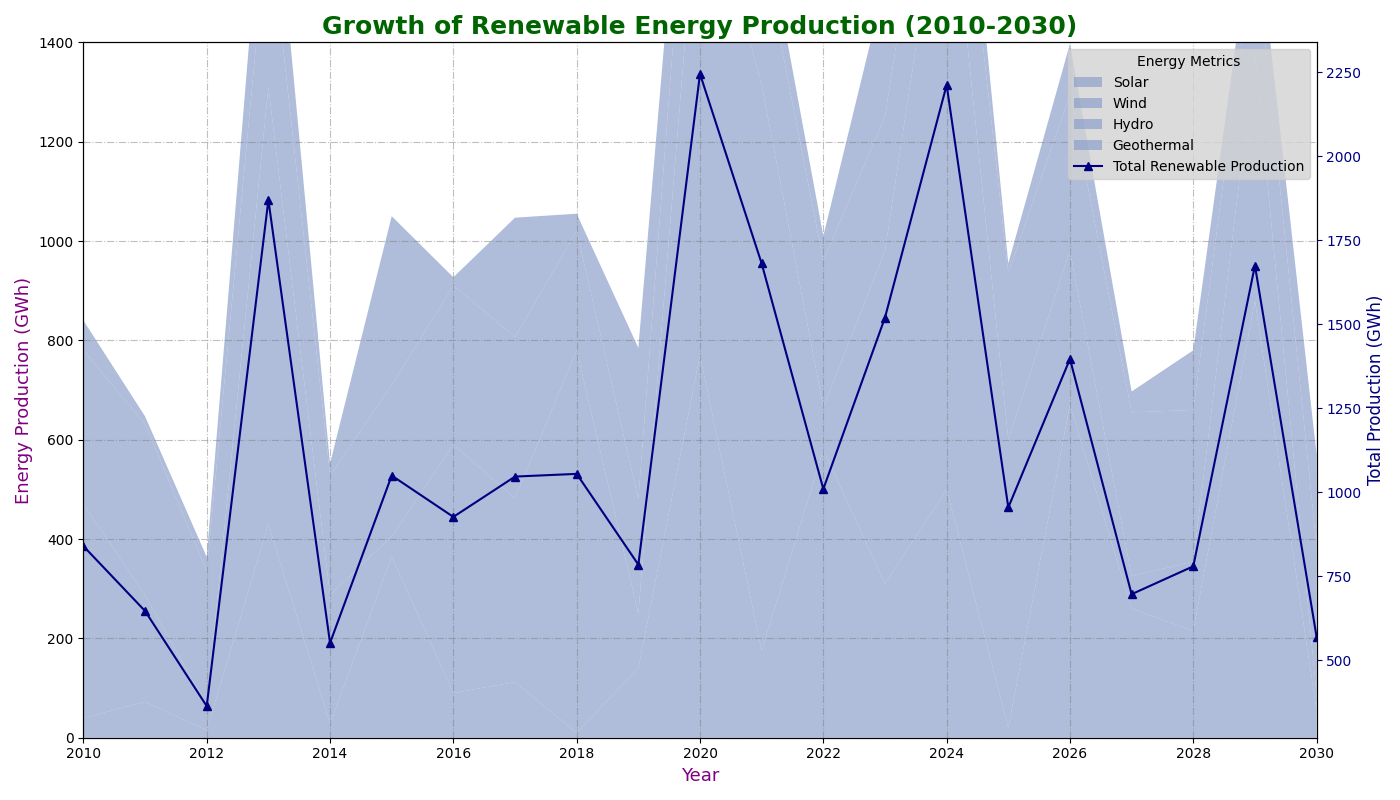

Python code for this plot:
import matplotlib.pyplot as plt
import numpy as np

years = np.arange(2010, 2031)

# Shuffling the energy data manually to introduce randomness
solar_energy = [40, 72, 15, 430, 28, 365, 90, 112, 10, 140, 770, 175, 580, 310, 500, 20, 670, 260, 215, 880, 55]
wind_energy = [430, 215, 50, 880, 260, 40, 500, 370, 770, 110, 1000, 1140, 85, 670, 1300, 580, 310, 65, 140, 500, 30]
hydro_energy = [310, 345, 270, 350, 240, 305, 320, 325, 240, 230, 335, 280, 295, 270, 250, 335, 315, 330, 305, 223, 300]
geothermal_energy = [60, 15, 29, 210, 24, 340, 17, 240, 35, 305, 140, 86, 50, 270, 162, 20, 102, 42, 120, 72, 185]

data = np.array([solar_energy, wind_energy, hydro_energy, geothermal_energy])

fig, ax = plt.subplots(figsize=(14, 8))
ax.stackplot(years, data, labels=['Solar', 'Wind', 'Hydro', 'Geothermal'],
             colors=['#8da0cb']*4, alpha=0.7)

ax.set_title('Growth of Renewable Energy Production (2010-2030)', fontsize=18, fontweight='bold', color='darkgreen')
ax.set_xlabel('Year', fontsize=13, color='purple')
ax.set_ylabel('Energy Production (GWh)', fontsize=13, color='purple')

ax.legend(title='Energy Source', loc='lower right', fontsize=11, facecolor='lightgray')

ax.set_xticks(np.arange(2010, 2031, 2))
ax.set_yticks(np.arange(0, 1401, 200))
ax.set_xlim(2010, 2030)
ax.set_ylim(0, 1400)

ax.grid(True, linestyle='-.', alpha=0.5, linewidth=0.8, color='grey')

total_production = np.sum(data, axis=0)
ax2 = ax.twinx()
ax2.plot(years, total_production, marker='^', linestyle='-', color='navy', label='Total Renewable Production')
ax2.set_ylabel('Total Production (GWh)', fontsize=12, color='navy')
ax2.tick_params(axis='y', colors='navy')

lines, labels = ax.get_legend_handles_labels()
lines2, labels2 = ax2.get_legend_handles_labels()
ax.legend(lines + lines2, labels + labels2, loc='upper right', title='Energy Metrics', facecolor='lightgray')

plt.tight_layout()
plt.show()
